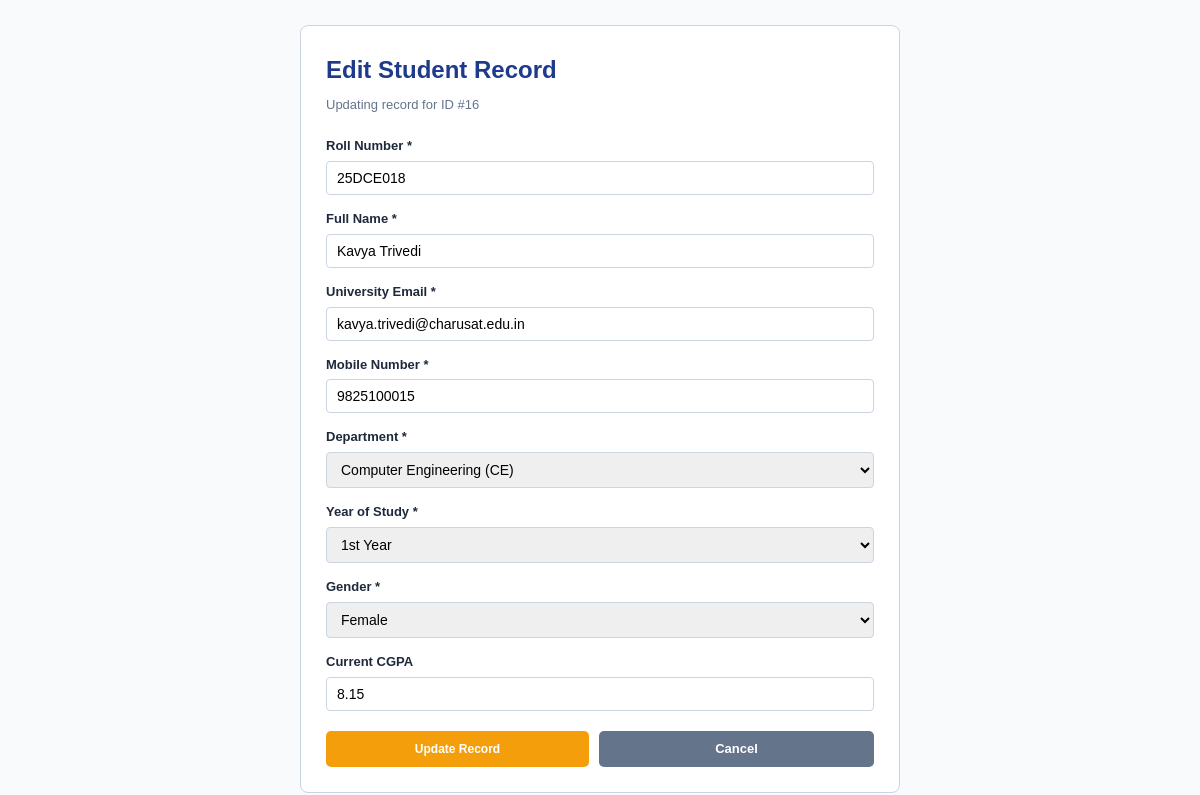
The app's page /edit_student.php?id=16 with its own data.
### tables this page shows
CREATE TABLE IF NOT EXISTS `students` (
  `id` INT(11) NOT NULL AUTO_INCREMENT,
  `roll_number` VARCHAR(20) NOT NULL UNIQUE,
  `full_name` VARCHAR(100) NOT NULL,
  `email` VARCHAR(120) NOT NULL UNIQUE,
  `mobile` VARCHAR(15) NOT NULL,
  `department` VARCHAR(50) NOT NULL,
  `year_of_study` VARCHAR(10) NOT NULL,
  `gender` VARCHAR(10) NOT NULL,
  `cgpa` DECIMAL(3,2) DEFAULT 0.00,
  `created_at` TIMESTAMP DEFAULT CURRENT_TIMESTAMP,
  PRIMARY KEY (`id`)
);

### edit_student.php (the view, shortened to what this page needs)
<?php
require_once 'db.php';
$id = isset($_GET['id']) ? intval($_GET['id']) : 0;
$selectSql = "SELECT * FROM students WHERE id = $id LIMIT 1";
$res = mysqli_query($conn, $selectSql);
$student = mysqli_fetch_assoc($res);
?>
<!DOCTYPE html>
<html lang="en">
<head>
    <link rel="stylesheet" href="style.css">
</head>
<body>
<div class="form-box">
    <h2 style="color: #1e3a8a; margin-bottom: 6px;">Edit Student Record</h2>
    <p style="font-size: 13px; color: #64748b; margin-bottom: 20px;">Updating record for ID #<?php echo $id; ?></p>
    <form action="edit_student.php?id=<?php echo $id; ?>" method="POST">
        <div class="form-group">
            <label for="roll_number">Roll Number *</label>
            <input type="text" id="roll_number" name="roll_number" value="<?php echo htmlspecialchars($student['roll_number']); ?>" required>
        </div>
        <div class="form-group">
            <label for="full_name">Full Name *</label>
            <input type="text" id="full_name" name="full_name" value="<?php echo htmlspecialchars($student['full_name']); ?>" required>
        </div>
        <div class="form-group">
            <label for="email">University Email *</label>
            <input type="email" id="email" name="email" value="<?php echo htmlspecialchars($student['email']); ?>" required>
        </div>
        <div class="form-group">
            <label for="mobile">Mobile Number *</label>
            <input type="tel" id="mobile" name="mobile" value="<?php echo htmlspecialchars($student['mobile']); ?>" required maxlength="10">
        </div>
        <div class="form-group">
            <label for="department">Department *</label>
            <select id="department" name="department" required>
                <option value="CE" <?php if ($student['department'] === 'CE') echo 'selected'; ?>>Computer Engineering (CE)</option>
            </select>
        </div>
        <div class="form-group">
            <label for="year_of_study">Year of Study *</label>
            <select id="year_of_study" name="year_of_study" required>
                <option value="1st" <?php if ($student['year_of_study'] === '1st') echo 'selected'; ?>>1st Year</option>
            </select>
        </div>
        <div class="form-group">
            <label for="gender">Gender *</label>
            <select id="gender" name="gender" required>
                <option value="Female" <?php if ($student['gender'] === 'Female') echo 'selected'; ?>>Female</option>
            </select>
        </div>
        <div class="form-group">
            <label for="cgpa">Current CGPA</label>
            <input type="number" step="0.01" min="0" max="10" id="cgpa" name="cgpa" value="<?php echo htmlspecialchars($student['cgpa']); ?>">
        </div>
        <div style="display: flex; gap: 10px; margin-top: 20px;">
            <button type="submit" class="btn btn-warning" style="flex: 1;">Update Record</button>
            <a href="index.php" class="btn btn-secondary" style="flex: 1; text-align: center;">Cancel</a>
        </div>
    </form>
</div>
</body>
</html>

### style.css (style rules this page uses)
* { box-sizing: border-box; margin: 0; padding: 0; }
body { font-family: Arial, sans-serif; background: #f8fafc; color: #1e293b; padding: 25px 15px; line-height: 1.6; }
.btn { display: inline-block; padding: 8px 14px; border-radius: 5px; font-size: 13px; font-weight: bold; text-decoration: none; cursor: pointer; border: none; }
.btn-warning { background: #f59e0b; color: white; padding: 4px 8px; font-size: 12px; }
.btn-secondary { background: #64748b; color: white; }
.form-box { max-width: 600px; margin: auto; background: white; padding: 25px; border-radius: 8px; border: 1px solid #cbd5e1; }
.form-group { margin-bottom: 14px; }
.form-group label { display: block; font-size: 13px; font-weight: bold; margin-bottom: 4px; }
.form-group input, .form-group select { width: 100%; padding: 8px 10px; border: 1px solid #cbd5e1; border-radius: 4px; font-size: 14px; }

### records on screen
students: roll_number "25DCE018", full_name "Kavya Trivedi", email "kavya.trivedi@charusat.edu.in", mobile "9825100015", department "Computer Engineering (CE)", year_of_study "1st Year", gender "Female", cgpa "8.15"

### other values on screen
$id "16"
